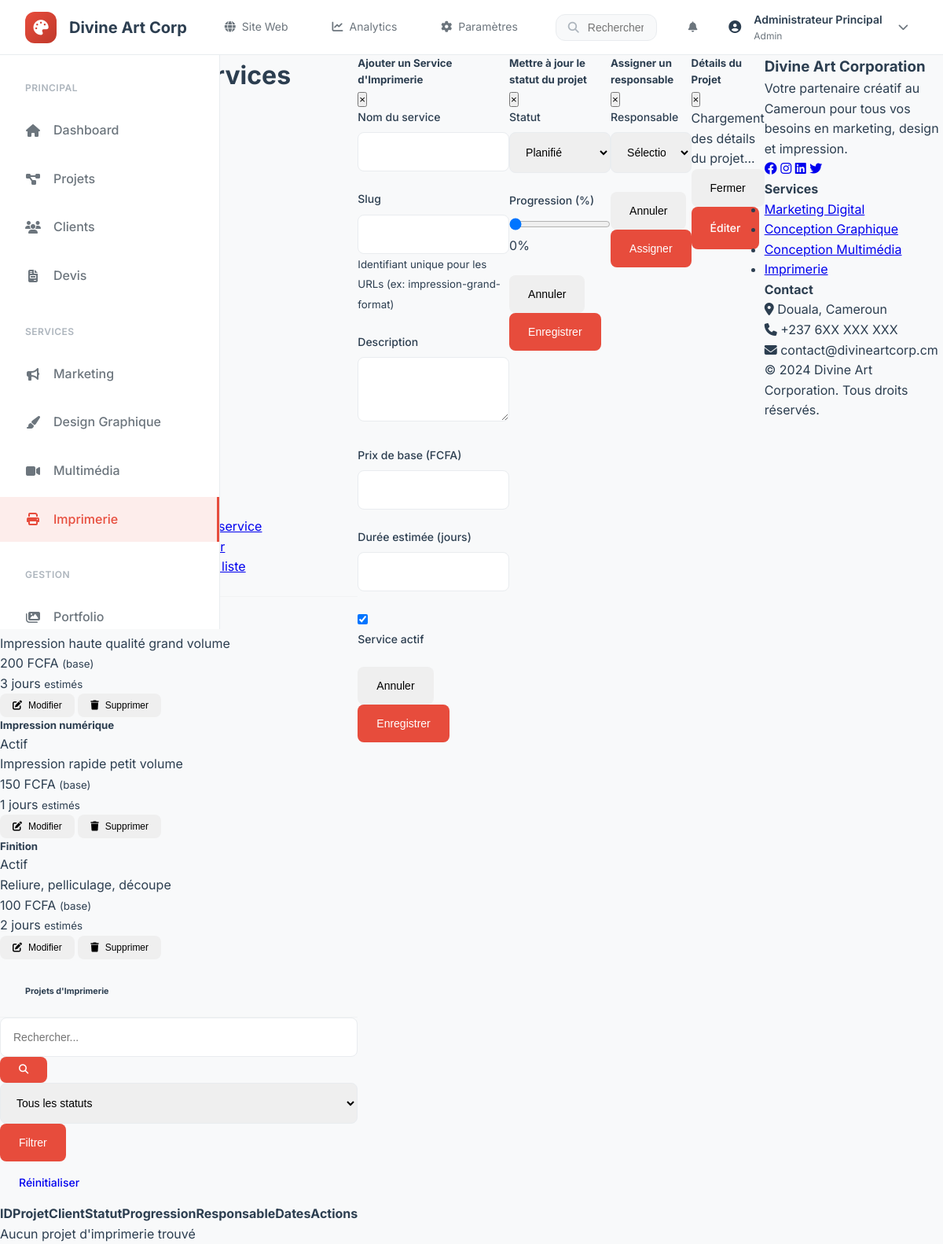
Screenshot of /admin/imprimerie.php (signed in) with the database file from the repository.
### tables this page shows
CREATE TABLE `sous_services` (
  `id` int(11) NOT NULL AUTO_INCREMENT,
  `service_id` int(11) NOT NULL,
  `nom` varchar(100) NOT NULL,
  `slug` varchar(100) NOT NULL,
  `description` text,
  `prix_base` decimal(10,2) DEFAULT NULL,
  `duree_estimee` int(11) DEFAULT NULL,
  `actif` tinyint(1) NOT NULL DEFAULT 1,
  `ordre` int(11) DEFAULT 0,
  `date_creation` datetime NOT NULL DEFAULT CURRENT_TIMESTAMP,
  PRIMARY KEY (`id`),
  KEY `fk_sous_services_service` (`service_id`),
  KEY `idx_actif` (`actif`),
  CONSTRAINT `fk_sous_services_service` FOREIGN KEY (`service_id`) REFERENCES `services` (`id`) ON DELETE CASCADE
);

### admin/imprimerie.php (the view, shortened to what the rows shown need)
<?php
require_once '../includes/auth.php';
require_once '../config/database.php';
$conn = new mysqli(DB_HOST, DB_USER, DB_PASS, DB_NAME);
$sous_services = [];
$query = "SELECT * FROM sous_services WHERE service_id = (SELECT id FROM services WHERE slug = 'imprimerie') ORDER BY ordre ASC";
$result = $conn->query($query);
if ($result) {
    while ($row = $result->fetch_assoc()) {
        $sous_services[] = $row;
    }
}
require_once 'header.php';
?>
<div class="container-fluid">
    <div class="d-flex justify-content-between align-items-center mb-4">
        <h1 class="h3 mb-0 text-gray-800">
            <i class="fas fa-print mr-2"></i> Gestion des Services d'Imprimerie
        </h1>
    </div>
    <div class="card shadow mb-4">
        <div class="card-body">
            <div class="row">
                <?php foreach ($sous_services as $service): ?>
                <div class="col-lg-4 col-md-6 mb-4">
                    <div class="card border-left-primary h-100">
                        <div class="card-body">
                            <div class="d-flex justify-content-between align-items-center">
                                <h5 class="card-title font-weight-bold"><?php echo htmlspecialchars($service['nom']); ?></h5>
                                <span class="badge badge-<?php echo $service['actif'] ? 'success' : 'danger'; ?>">
                                    <?php echo $service['actif'] ? 'Actif' : 'Inactif'; ?>
                                </span>
                            </div>
                            <p class="card-text text-gray-600"><?php echo htmlspecialchars($service['description']); ?></p>
                            <div class="d-flex justify-content-between align-items-center mt-3">
                                <div>
                                    <span class="font-weight-bold"><?php echo number_format($service['prix_base'], 0, ',', ' '); ?> FCFA</span>
                                    <small class="text-muted ml-2">(base)</small>
                                </div>
                                <div>
                                    <span class="text-info"><?php echo $service['duree_estimee']; ?> jours</span>
                                    <small class="text-muted ml-1">estimés</small>
                                </div>
                            </div>
                        </div>
                        <div class="card-footer bg-transparent border-0 d-flex justify-content-between">
                            <button class="btn btn-sm btn-outline-primary" onclick="editService(<?php echo $service['id']; ?>)">
                                <i class="fas fa-edit"></i> Modifier
                            </button>
                            <button class="btn btn-sm btn-outline-danger" onclick="confirmDeleteService(<?php echo $service['id']; ?>, '<?php echo addslashes($service['nom']); ?>')">
                                <i class="fas fa-trash"></i> Supprimer
                            </button>
                        </div>
                    </div>
                </div>
                <?php endforeach; ?>
            </div>
        </div>
    </div>
    <div class="card shadow mb-4">
        <div class="card-body">
            <div class="table-responsive">
                <table class="table table-bordered table-hover" id="projetsTable" width="100%" cellspacing="0">
                    <thead class="thead-light">
                        <tr>
                            <th>ID</th>
                            <th>Projet</th>
                            <th>Client</th>
                            <th>Statut</th>
                            <th>Progression</th>
                            <th>Responsable</th>
                            <th>Dates</th>
                            <th>Actions</th>
                        </tr>
                    </thead>
                </table>
            </div>
        </div>
    </div>
</div>

### admin/header.php (shortened to what the rows shown need)
<?php
require_once '../config/database.php';
require_once '../includes/auth.php';
$current_page = basename($_SERVER['PHP_SELF']);
$auth = new Auth();
$current_user = $auth->getCurrentUser();
$user_name = $current_user ? $current_user['nom'] : 'Admin';
?>
<!DOCTYPE html>
<html lang="fr">
<head>
    <link href="https://cdnjs.cloudflare.com/ajax/libs/font-awesome/6.4.0/css/all.min.css" rel="stylesheet">
    <link rel="stylesheet" href="../assets/css/admin.css">
</head>
<body class="admin-body">
<?php if ($current_page !== 'login.php'): ?>
    <header class="admin-header">
        <div class="admin-header-content">
            <div class="admin-brand">
                <div class="admin-logo">
                    <i class="fas fa-palette"></i>
                </div>
                <span class="admin-brand-text">Divine Art Corp</span>
            </div>
            <nav class="admin-header-nav">
                <a href="../index.php" class="nav-link" target="_blank">
                    <i class="fas fa-globe"></i>
                    Site Web
                </a>
                <a href="#" class="nav-link">
                    <i class="fas fa-chart-line"></i>
                    Analytics
                </a>
                <a href="settings.php" class="nav-link">
                    <i class="fas fa-cog"></i>
                    Paramètres
                </a>
            </nav>
            <div class="admin-search">
                <div class="search-container">
                    <i class="fas fa-search search-icon"></i>
                    <input type="text" placeholder="Rechercher..." class="search-input" id="globalSearch">
                </div>
            </div>
            <div class="admin-user-actions">
                <button class="notification-btn" id="notificationBtn">
                    <i class="fas fa-bell"></i>
                </button>
                <div class="user-menu" id="userMenu">
                    <div class="user-avatar">
                        <i class="fas fa-user-circle"></i>
                    </div>
                    <div class="user-info">
                        <span class="user-name"><?php echo htmlspecialchars($user_name); ?></span>
                        <span class="user-role"><?php echo ucfirst($current_user['role'] ?? 'Administrateur'); ?></span>
                    </div>
                    <button class="user-dropdown-btn" id="userDropdownBtn">
                        <i class="fas fa-chevron-down"></i>
                    </button>
                </div>
            </div>
        </div>
    </header>
    <div class="admin-layout">
<?php endif; ?>

### rows the page displays
sous_services: description "Impression haute qualité grand volume", prix_base "200", duree_estimee "3"
sous_services: nom "Impression numérique", actif "Actif", description "Impression rapide petit volume", prix_base "150", duree_estimee "1"
sous_services: nom "Finition", actif "Actif", description "Reliure, pelliculage, découpe", prix_base "100", duree_estimee "2"

### other values shown
$user_name "Administrateur Principal"
$current_user['role'] "Admin"
$section['title'] "PRINCIPAL"
$item['text'] "Dashboard"
$item['text'] "Projets"
$item['text'] "Clients"
$item['text'] "Devis"
$section['title'] "SERVICES"
$item['text'] "Marketing"
$item['text'] "Design Graphique"
$item['text'] "Multimédia"
$item['text'] "Imprimerie"
$section['title'] "GESTION"
$item['text'] "Portfolio"
